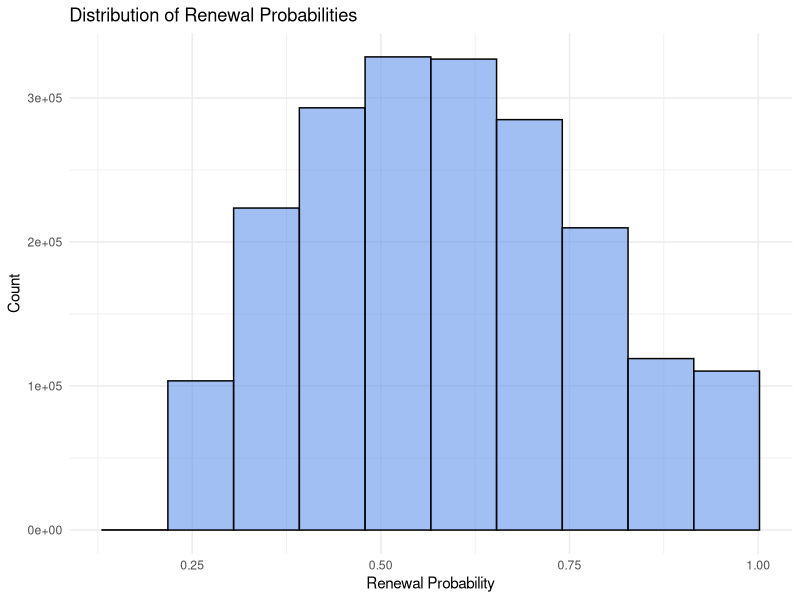

This chart was generated by the following R code:
## ---- chunk 1
knitr::opts_chunk$set(echo = TRUE)
library(tidyverse)
## ---- chunk 2
set.seed(100)
subscriber_df <- 
  tibble(
    user_id = seq(from = 1000001, to = 3000000)
  ) %>% 
  # for subscription tenure, we will assume a normal distribution with mean 12 months; sd of 8 months
  # however, we want the distribution truncated to be above 0 and below 72 (6 years), so it ends up looking not exactly normal
  add_column(
    subscription_tenure = ceiling(msm::rtnorm(nrow(.), mean = 12, sd = 8, lower = .01, upper = 72)),
    # we'll generate total user sessions such that they are independent of subscription tenure
    total_user_sessions = ceiling(msm::rtnorm(nrow(.), mean = 40, sd = 20, lower = -1, upper = 72))
    ) %>% 
  # now, we'll generate some user engagement metrics as functions of the above
  mutate(
    total_duration_min = total_user_sessions * abs(rnorm(nrow(.), mean = 2, sd = 10)),
    total_watch_duration_min = total_duration_min * runif(nrow(.), min = 0.6, max = 0.95),
    total_videos_watched = total_watch_duration_min / abs(rnorm(nrow(.), mean = 3, sd = 10)),
    # here we calculate the percentile of each user based on total user sessions; we then use that value to generate a number of subscriptions
    percentile = percent_rank(total_user_sessions),
    num_user_subscriptions = floor(abs((percentile * 100) + runif(nrow(.), min = -20, max = 0))),
    # and we'll make the number of likes and comments a function of user subscriptions
    num_liked_videos = ceiling(runif(nrow(.), min = 0, max = 1) * total_videos_watched),
    num_comments = round(rexp(nrow(.), rate = 2)) * num_user_subscriptions,
    # and now, i'll just make youtube TV subscriber a weighted coin flip with ~ 40% being YouTube TV
    youtube_tv_subscriber = rbinom(nrow(.), size = 1, prob = 0.3878)
  )

skimr::skim(subscriber_df)
## ---- chunk 3
# this is setting our intercept,
# such that anyone with zero for all inputs has a 20% probability of renewing
p_0 <- 0.2
b_0 <- log(p_0/(1-p_0))
# we will now set the coefficients for four variables
# b_1 for subscription tenure
# b_2 for total videos watched
# b_3 for number of user subscriptions
# and b_4 for number of liked videos
# we'll see how our statistical learning methods do in identifying these variables
or_1 <- 1.102 # setting the odds ratio; each additional month of tenure increases the likelihood of renewing
b_1 <- log(or_1)
or_2 <- 1.0035 # same for total videos watched but 1 video < 1 month
b_2 <- log(or_2)
or_3 <- 1.003 # 1 subscription is slightly less influential than 1 video watched
b_3 <- log(or_3)
or_4 <- 1.0045 # 1 video liked is more influential than 1 video watched
b_4 <- log(or_4)

subscriber_df_outcomes <- 
  subscriber_df %>% 
  mutate(renew_prob = 1/(1+exp(-(b_0 + b_1 * subscription_tenure + b_2 * total_videos_watched + 
                                   b_3 * num_user_subscriptions + b_4 * num_liked_videos))),
         renew_flag = ifelse(renew_prob >= 0.5, TRUE, FALSE))
## ---- chunk 4
ggplot(subscriber_df_outcomes,
       aes(x = renew_prob)) +
  geom_histogram(bins = 10, fill = 'cornflowerblue', alpha = 0.6, color = 'black') +
  labs(title = 'Distribution of Renewal Probabilities', x = 'Renewal Probability', y = 'Count') +
  theme_minimal()

subscriber_df_outcomes %>%
  group_by(renew_flag) %>% 
  summarise(n_perc = n()/nrow(.)) %>% 
  mutate(n_perc = round(n_perc, 2)) %>% 
  knitr::kable()
## ---- chunk 5
export_df <- 
  subscriber_df_outcomes %>% 
  select(-percentile, -renew_prob)

# i'll use an rds file to save a little storage space
save(export_df, file = './subscribers.Rds')
#write_csv(export_df, './subscribers.csv')
